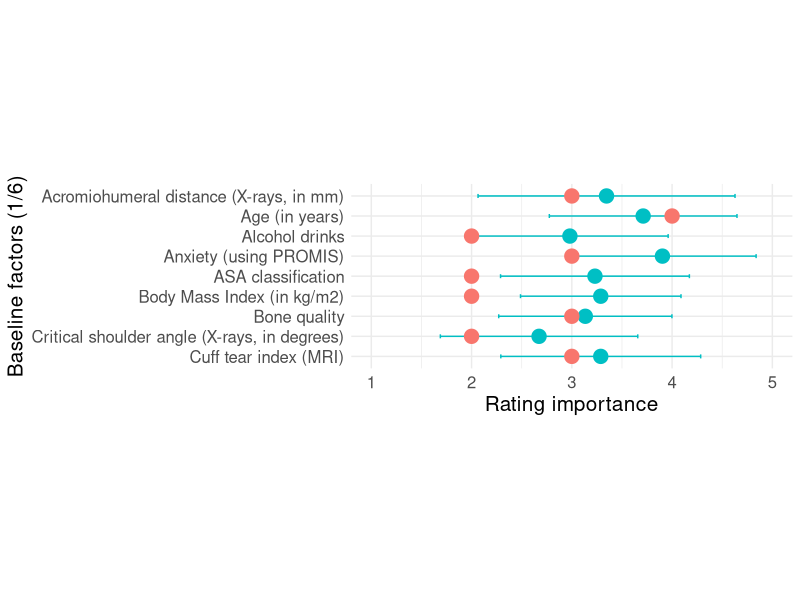
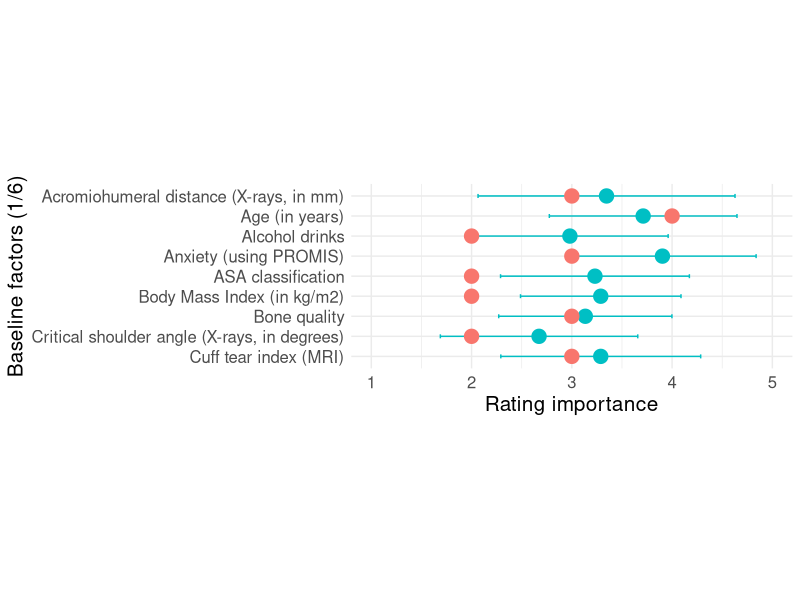
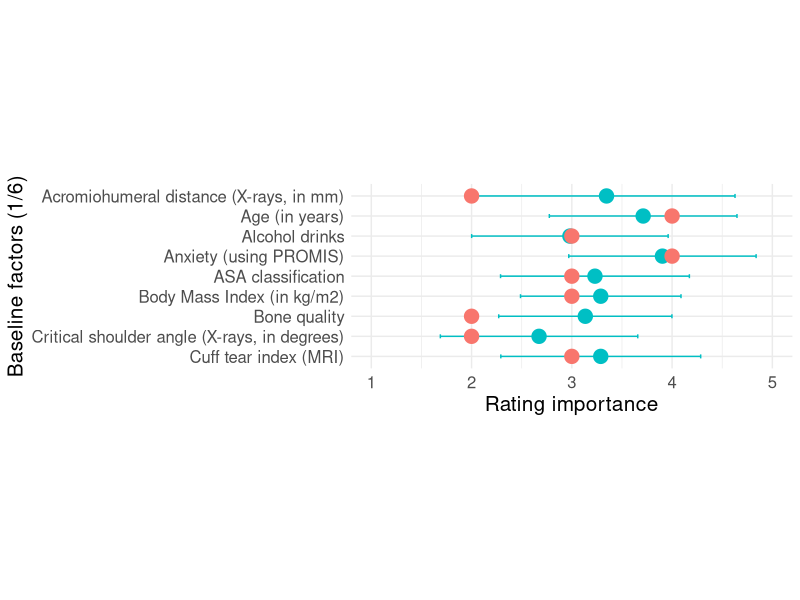
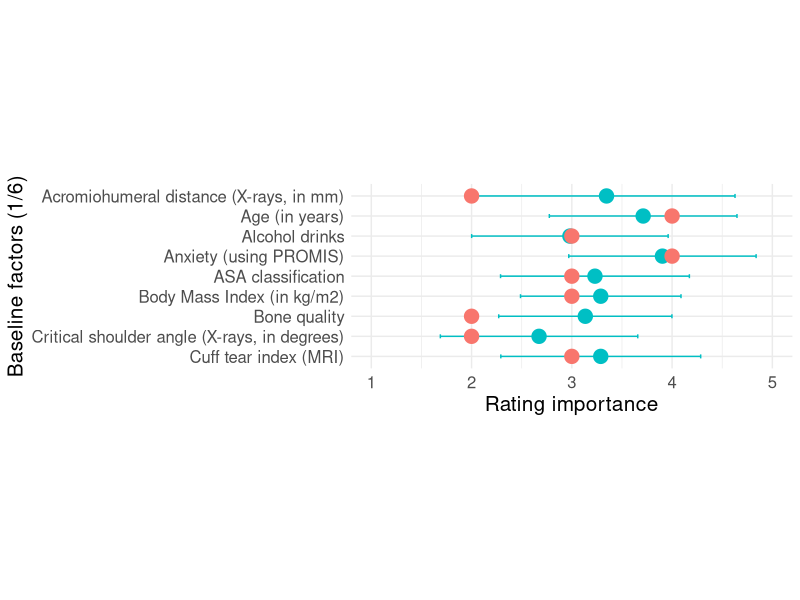
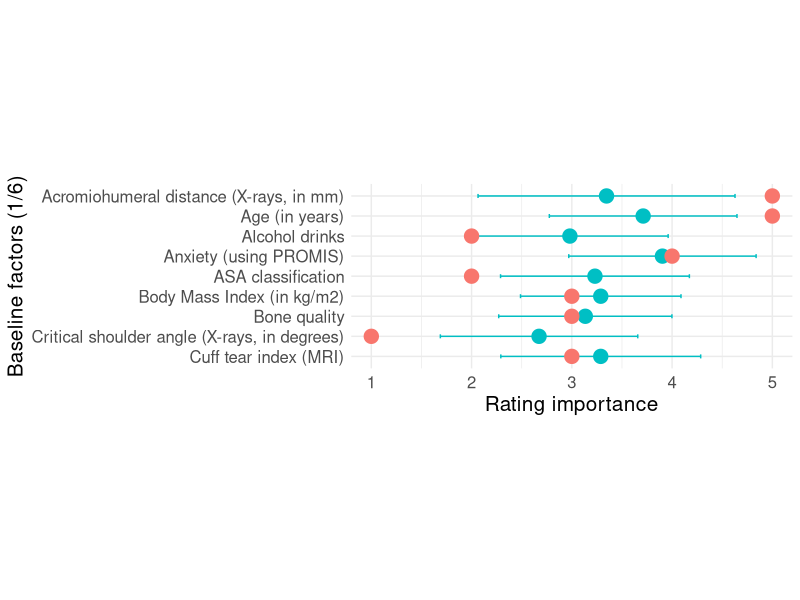
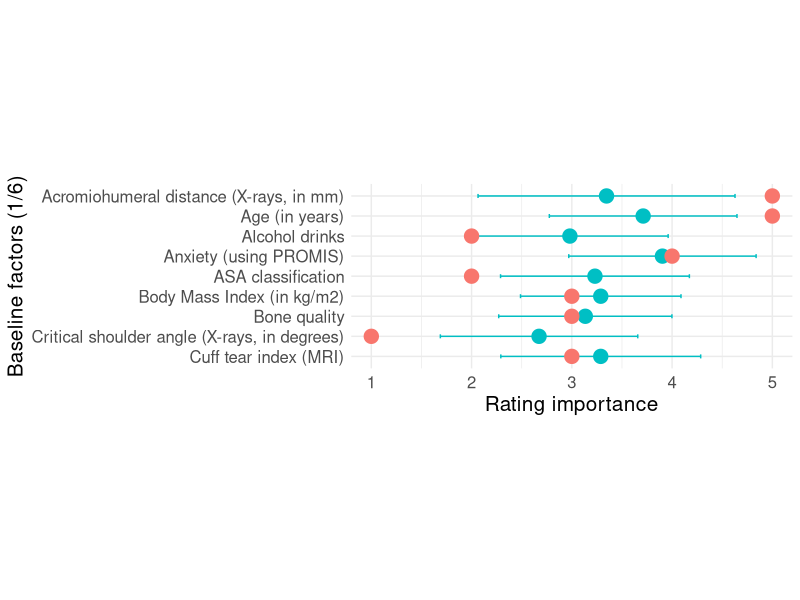
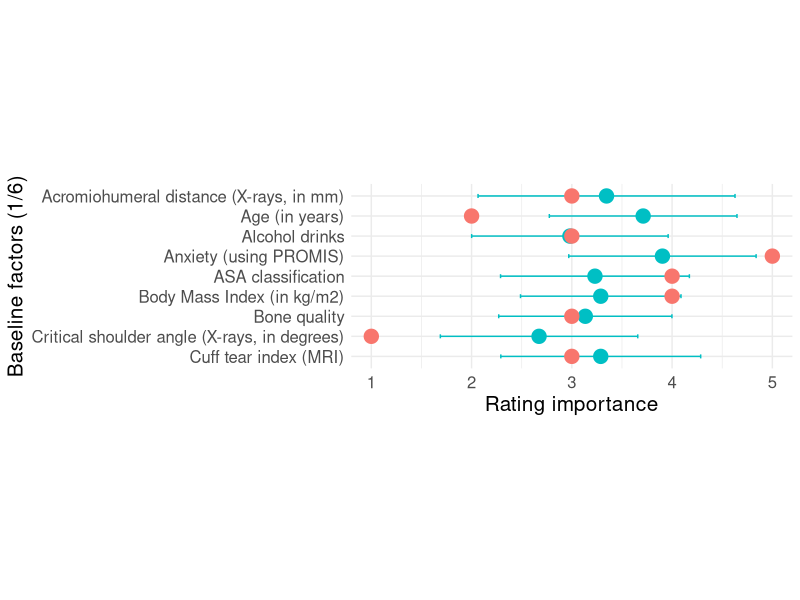
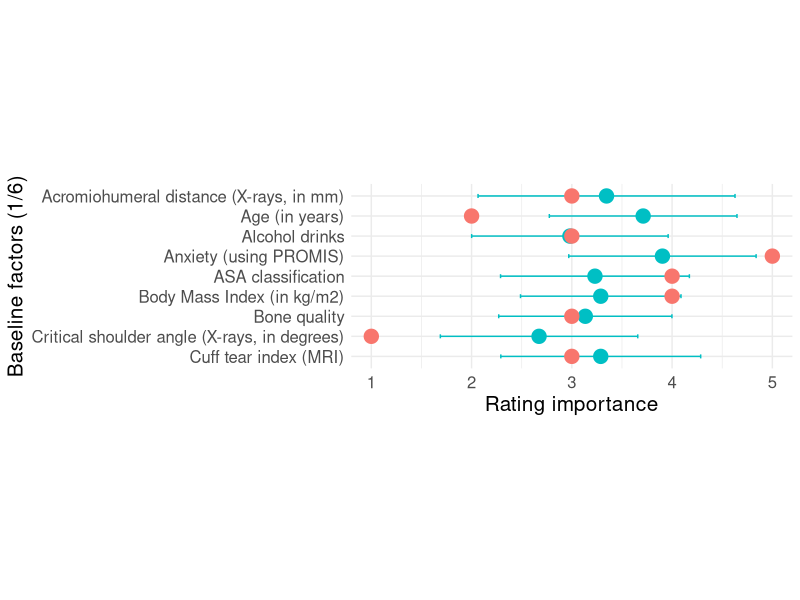

Generate these figures, in order, with R: (Note: this script raises an error after producing the figures.)
## ---- chunk 1
library(Hmisc)
library(dplyr)
library(tidyverse)
## ---- chunk 2
data = read.csv("data/ARCRPredDelphiOSSPF_DATA_LABELS_2024-01-16_1052.csv")
## ---- chunk 3
data
## ---- chunk 4
data2 = data |> 
  dplyr::filter(!Survey.Timestamp == "[not completed]") #delete incomplete answers
## ---- chunk 5
data$Do.you.have.other.baseline.factors.in.mind.that.should.be.considered. |> table()
data$Do.you.have.other.operation.related.factors.in.mind.that.should.be.considered. |> table()
data$Do.you.have.other.early.post.operative.management.factors.in.mind.that.should.be.considered. |> table()
## ---- chunk 6
data |> select(What.is.your.suggestion.,
               What.is.your.suggestion..1,
               What.is.your.suggestion..2,
               Survey.Identifier) |> 
  dplyr::filter(
    !is.na(What.is.your.suggestion.) &
    What.is.your.suggestion. != "" |
    !is.na(What.is.your.suggestion..1) &
    What.is.your.suggestion..1 != "" |
    !is.na(What.is.your.suggestion..2) &
    What.is.your.suggestion..2 != "")
## ---- chunk 7
data2
## ---- chunk 8
data2 <- 
  data2 |> 
  dplyr::mutate(
    across(,
           ~ dplyr::case_when(
             . == "Highly important" ~ "5",
             . == "Important" ~ "4",
             . == "Moderately important" ~ "3",
             . == "Weakly important" ~ "2",
             . == "Not important" ~ "1",
             .default = as.character(.)
           ))) |> 
  rename(
    "Acromiohumeral distance (X-rays, in mm)" = Acromiohumeral.distance..X.rays..in.mm.,
    "Age (in years)" = Age..in.years.,
    "Alcohol drinks" = Alcohol.drinks,
    "Anxiety (using PROMIS)" = Anxiety..using.PROMIS.,
    "ASA classification" = ASA.classification,
    "Body Mass Index (in kg/m2)" = Body.Mass.Index..in.kg.m2.,
    "Bone quality" = Bone.quality,
    "Critical shoulder angle (X-rays, in degrees)" = Critical.shoulder.angle..X.rays..in.degrees.,
    "Cuff tear index (MRI)" = Cuff.tear.index..MRI.,
    "Depression (using PROMIS)" = Depression..using.PROMIS.,
    "Diabetes (comorbidity)" = Diabetes..comorbidity.,
    "Affected side dominant" = Affected.side.dominant,
    "Dyslipidemia (comorbidity)" = Dyslipidemia..comorbidity.,
    "Employment status" = Employment.status,
    "Fatty infiltration of repaired tendons (Goutallier classification)" = Fatty.infiltration.of.repaired.tendons..Goutallier.classification.,
    "Fear avoidance" = Fear.avoidance,
    "History of shoulder stiffness on contralateral side" = History.of.shoulder.stiffness.on.contralateral.side,
    "Hyper-hypothyroidism (comorbidity)" = Hyper.hypothyroidism..comorbidity.,
    "Hypercholesterolemia (comorbidity)" = Hypercholesterolemia..comorbidity.,
    "Hyperlaxity" = Hyperlaxity,
    "Hypertension (comorbidity)" = Hypertension..comorbidity.,
    "Involvement of infraspinatus (MRI)" = Involvement.of.infraspinatus..MRI.,
    "Involvement of subscapularis (MRI)" = Involvement.of.subscapularis..MRI.,
    "Involvement of supraspinatus (MRI)" = Involvement.of.supraspinatus..MRI.,
    "Kinesiophobia" = Kinesiophobia,
    "Lung disease (comorbidity)" = Lung.disease..comorbidity.,
    "Motivation to return to sports" = Motivation.to.return.to.sports,
    "Motivation to return to work" = Motivation.to.return.to.work,
    "Operation fear" = Operation.fear,
    "Osteoarthritis grade (X-rays, Samilson and Prieto classification)" = Osteoarthritis.grade..X.rays..Samilson.and.Prieto.classification.,
    "Pain catastrophizing" = Pain.catastrophizing,
    "Preoperative corticosteroid injections" = Preoperative.corticosteroid.injections,
    "Preoperative functional status" = Preoperative.functional.status,
    "Preoperative level of sport activities" = Preoperative.level.of.sport.activities,
    "Preoperative medication" = Preoperative.medication,
    "Preoperative muscle strength" = Preoperative.muscle.strength,
    "Preoperative pain level" = Preoperative.pain.level,
    "Preoperative patient expectations" = Preoperative.patient.expectations,
    "Preoperative physical therapy" = Preoperative.physical.therapy,
    "Preoperative range of motion parameters" = Preoperative.range.of.motion.parameters,
    "Preoperative shoulder stiffness (i.e. restrictions in passive range of motion)" = Preoperative.shoulder.stiffness..i.e..restrictions.in.passive.range.of.motion.,
    "Relatives with diabetes" = Relatives.with.diabetes,
    "Relatives with stiffness" = Relatives.with.stiffness,
    "Self-efficacy" = Self.efficacy,
    "Sex" = Sex,
    "Smoking status" = Smoking.status,
    "Socioeconomic status" = Socioeconomic.status,
    "Synovitis shoulder (inflammation)" = Synovitis.shoulder..inflammation.,
    "Symptom duration" = Symptom.duration,
    "Systematic lupus erythematosus (comorbidity)" = Systematic.lupus.erythematosus..comorbidity.,
    "Tendon retraction (MRI, Patte classification)" = Tendon.retraction..MRI..Patte.classification.,
    "Tear severity (MRI)" = Tear.severity..MRI.,
    "Tear size (MRI)" = Tear.size..MRI.,
    "Temperament (behaviour)" = Temperament..behaviour.,
    "Traumatic onset" = Traumatic.onset,
    "Timing of preoperative corticosteroid injection" = Timing.of.preoperative.corticosteroid.injection,
    "Type of work with overhead activity (i.e. none, light, moderate or heavy loads)" = Type.of.work.with.overhead.activity..i.e..none..light..moderate.or.heavy.loads.,
    "Type of work without overhead activity (i.e. light, moderate or heavy loads)" = Type.of.work.without.overhead.activity..i.e..light..moderate.or.heavy.loads.,
    "Worker's compensation claim (sick leave compensation)" = Worker.s.compensation.claim..sick.leave.compensation.,
    "Vitamin D deficiency" = Vitamin.D.deficiency,
    "Acromioclavicular joint resection" = Acromioclavicular.joint.resection,
    "Acromioplasty" = Acromioplasty,
    "Biceps procedures (i.e. none, tenotomy, tenodesis)" = Biceps.procedures..i.e..none..tenotomy..tenodesis.,
    "Capsulotomy" = Capsulotomy,
    "Concomitant procedures (i.e. platelet plasma, patch augmentation)" = Concomitant.procedures..i.e..platelet.plasma..patch.augmentation..,
    "Concomintant rotator cuff pathologies (i.e. SLAP, HAGL, Bankart...)" = Concomintant.rotator.cuff.pathologies..i.e..SLAP..HAGL..Bankart....,
    "Hospitalization duration (in days)" = Hospitalization.duration..in.days.,
    "Infraspinatus repair" = Infraspinatus.repair,
    "Lateral debridement" = Lateral.debridement,
    "Number of anchors" = Number.of.anchors,
    "Operation duration (in min)" = Operation.duration..in.min.,
    "Subscapularis repair" = Subscapularis.repair,
    "Supraspinatus repair" = Supraspinatus.repair,
    "Supraspinatus partial tear location (e.g. articular or bursa-side))" = Supraspinatus.partial.tear.location..e.g..articular.or.bursa.side..,
    "Surgeon experience (years of work as a shoulder surgeon)" = Surgeon.experience..years.of.work.as.a.shoulder.surgeon.,
    "Surgeon experience (ARCR volume per year)" = Surgeon.experience..ARCR.volume.per.year.,
    "Surgeon-patient sex mismatch" = Surgeon.patient.sex.mismatch,
    "Suture technique of repaired tendon (i.e. single-row, double-row, transosseous-equivalent))" = Suture.technique.of.repaired.tendon..i.e..single.row..double.row..transosseous.equivalent..,
    "Tendon degeneration (thinner tendon)" = Tendon.degeneration..thinner.tendon.,
    "Tendon delamination (horizontal tendon retraction)" = Tendon.delamination..horizontal.tendon.retraction.,
    "Immobilization duration (in weeks)" = Immobilization.duration..in.weeks.,
    "Immobilization position using aid (i.e. internal or neutral)" = Immobilization.position.using.aid..i.e..internal.or.neutral.,
    "Pain level at 6 weeks" = Pain.level.at.6.weeks,
    "Pain level the day after surgery" = Pain.level.the.day.after.surgery,
    "Passive motion at 6 weeks" = Passive.motion.at.6.weeks,
    "Physical therapist experience (years of work as a physical therapist)" = Physical.therapist.experience..years.of.work.as.a.physical.therapist.,
    "Postoperative complex regional pain syndrome within 6 months" = Postoperative.complex.regional.pain.syndrome.within.6.months,
    "Postoperative pain medication and dosage" = Postoperative.pain.medication.and.dosage,
    "Postoperative retear within 6 months" = Postoperative.retear.within.6.months,
    "Postoperative shoulder stiffness within 6 months" = Postoperative.shoulder.stiffness.within.6.months,
    "Rehabilitation procedure type (i.e. none, physiotherapy, watertherapy, ergotherapy, or other rehabilitation procedure)" = Rehabilitation.procedure.type..i.e..none..physiotherapy..watertherapy..ergotherapy..or.other.rehabilitation.procedure.,
    "Time of starting passive range of motion (in weeks)" = Time.of.starting.passive.range.of.motion..in.weeks.,
    "Time of starting active range of motion (in weeks)" = Time.of.starting.active.range.of.motion..in.weeks.,
    "Vitamin D deficiency (6 week)" = Vitamin.D.deficiency..6.week.
  )
## ---- chunk 9
data_mean <- 
  data2 |> 
  dplyr::select(
    c(4:12)
  ) |> 
  mutate_all(as.numeric)|> 
  summarize(across(everything(), mean)) |> 
  t() |> 
  as.data.frame() |> 
  tibble::rownames_to_column()

data_sd = 
  data2 |> 
  dplyr::select(
    c(4:12)
  ) |> 
  dplyr::mutate_all(as.numeric) |> 
  summarize(across(everything(), sd)) |> 
  t() |> 
  as.data.frame() |> 
  tibble::rownames_to_column()

data_ready <- left_join(
  data_mean,
  data_sd,
  by = "rowname"
) |> 
  rename(
    Mean = V1.x,
    SD = V1.y
  )

data_ready2 <-
  data2 |> 
  dplyr::select(
    Survey.Identifier,
    c(4:13)) |> 
  t() |> 
  as.data.frame()

names(data_ready2) <-
  data_ready2 |> 
  slice(1) |> unlist()

data_ready2 <- data_ready2 |> slice(-1) |> tibble::rownames_to_column()

data_final <- 
  left_join(data_ready,
            data_ready2,
            by = "rowname")
## ---- chunk 10
data_final$rowname <-
  factor(data_final$rowname,
         levels = data_final$rowname[order(desc(data_final$rowname))])
## ---- chunk 11
library(ggplot2)
## ---- chunk 12
for (i in 4:ncol(data_final)) {
  graphbase16 <-
    ggplot(data_final) +
    geom_point(
      aes(
        x = data_final[ , 2],
        y = data_final[ , 1],
        size = 4,
        colour = "red")) +
    geom_errorbarh(
      aes(    
        x = data_final[ , 2],
        y = data_final[ , 1],
        xmin = data_final[ , 2] - data_final[ , 3],
        xmax = data_final[ , 2] + data_final[ , 3],
        colour = "red"
        ),
      height = .2) +
    geom_point(
      aes(
        x = as.numeric(data_final[, i]),
        y = data_final[, 1],
        size = 4,
        colour = "blue")) + 
    xlab("Rating importance") +
    ylab("Baseline factors (1/6)") +
    theme_minimal() +
    theme(legend.position = 'none',
          text = element_text(size = 15)) +
    coord_fixed(ratio = 0.2,
                xlim = c(1, 5))
  ggsave(filename = paste("plots/basefac/basefac1-6_", colnames(data_final[i]),".png", sep = ""), 
         device = "png",
         dpi = 1200,
         width = 10,
         height = 6)
  print(graphbase16)
  dev.off()
}
## ---- chunk 13
data_mean <- 
  data2 |> 
  dplyr::select(
    c(13:22)
  ) |> 
  mutate_all(as.numeric)|> 
  summarize(across(everything(), mean)) |> 
  t() |> 
  as.data.frame() |> 
  tibble::rownames_to_column()

data_sd = 
  data2 |> 
  dplyr::select(
    c(13:22)
  ) |> 
  dplyr::mutate_all(as.numeric) |> 
  summarize(across(everything(), sd)) |> 
  t() |> 
  as.data.frame() |> 
  tibble::rownames_to_column()

data_ready <- left_join(
  data_mean,
  data_sd,
  by = "rowname"
) |> 
  rename(
    Mean = V1.x,
    SD = V1.y
  )

data_ready2 <-
  data2 |> 
  dplyr::select(
    Survey.Identifier,
    c(13:22)) |> 
  t() |> 
  as.data.frame()

names(data_ready2) <-
  data_ready2 |> 
  slice(1) |> unlist()

data_ready2 <- data_ready2 |> slice(-1) |> tibble::rownames_to_column()

data_final <- 
  left_join(data_ready,
            data_ready2,
            by = "rowname")
## ---- chunk 14
data_final$rowname <-
  factor(data_final$rowname,
         levels = data_final$rowname[order(desc(data_final$rowname))])
## ---- chunk 15
library(ggplot2)
## ---- chunk 16
for (i in 4:ncol(data_final)) {
  graphbase16 <-
    ggplot(data_final) +
    geom_point(
      aes(
        x = data_final[ , 2],
        y = data_final[ , 1],
        size = 4,
        colour = "red")) +
    geom_errorbarh(
      aes(    
        x = data_final[ , 2],
        y = data_final[ , 1],
        xmin = data_final[ , 2] - data_final[ , 3],
        xmax = data_final[ , 2] + data_final[ , 3],
        colour = "red"
        ),
      height = .2) +
    geom_point(
      aes(
        x = as.numeric(data_final[, i]),
        y = data_final[, 1],
        size = 4,
        colour = "blue")) + 
    xlab("Rating importance") +
    ylab("Baseline factors (1/6)") +
    theme_minimal() +
    theme(legend.position = 'none',
          text = element_text(size = 15)) +
    coord_fixed(ratio = 0.2,
                xlim = c(1, 5))
  ggsave(filename = paste("plots/basefac/basefac1-6_", colnames(data_final[i]),".png", sep = ""), 
         device = "png",
         dpi = 1200,
         width = 10,
         height = 6)
  print(graphbase16)
  dev.off()
}
